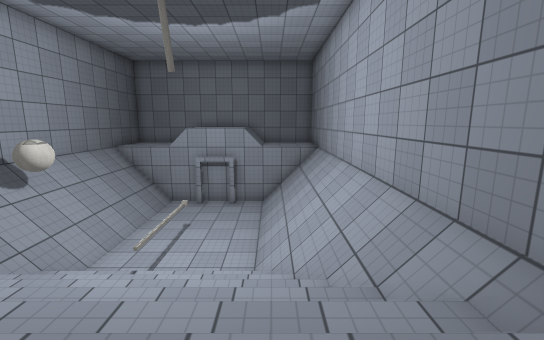
View 1 (above)

14 first-person views from a walk through a 3-D level made in the Unity game engine. The camera is 1.3 m above the floor, tilts 10° down and sees 90° across. The floor is counted in squares, 1 m on a side. Each view is taken from the middle of a square. On the plan, view 1 faces up. The plan holds only what a view shows up to about 13 squares ahead; the rest is blank. The place goes on beyond the plan. The player is left out. Surface patterns are stand-ins for the level's own textures.

View 2
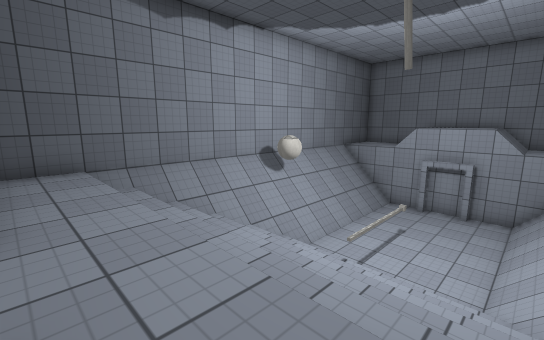

View 3
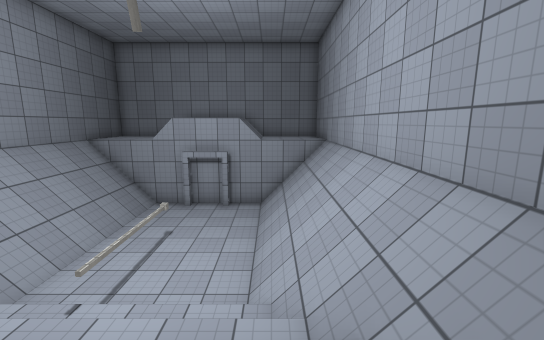

View 4
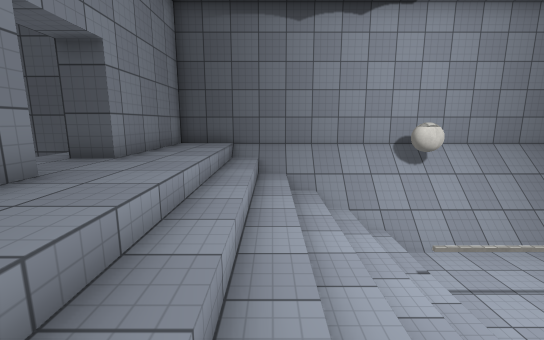

View 5
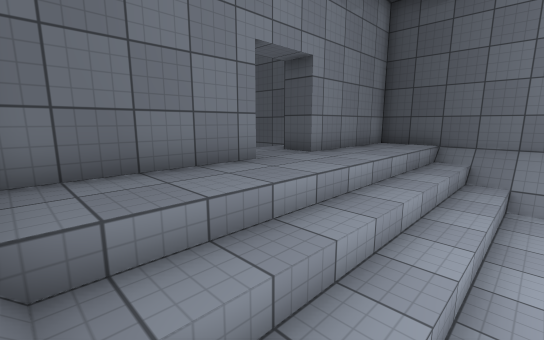

View 6
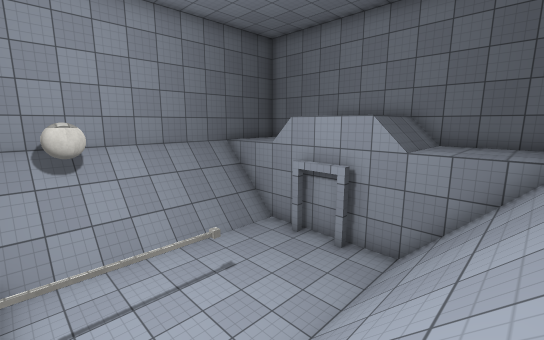

View 7
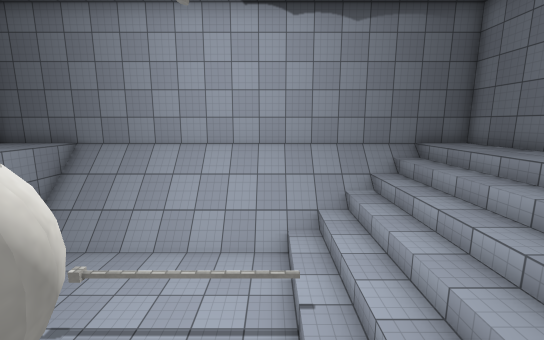

View 8
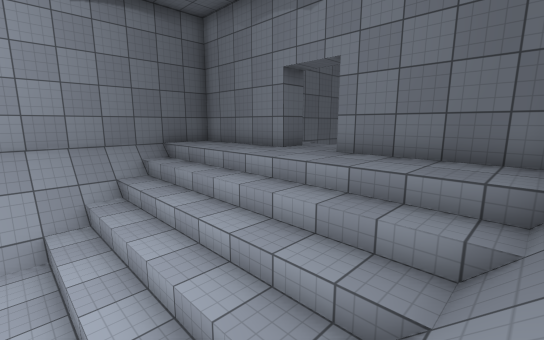

View 9
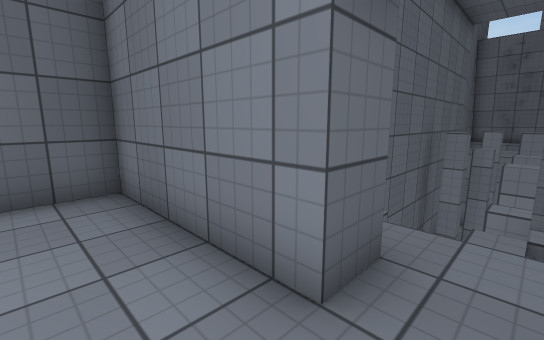

View 10
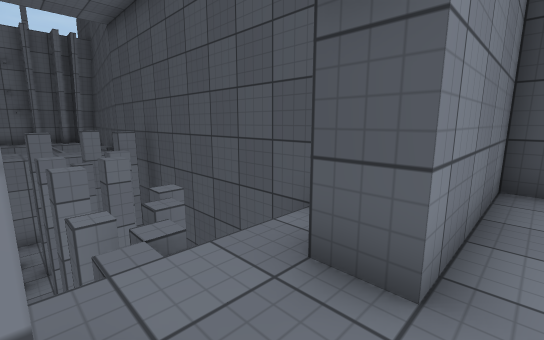

View 11
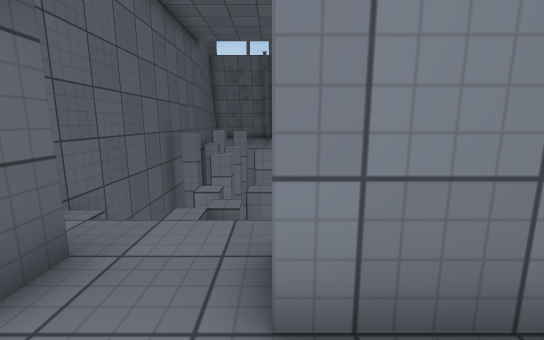

View 12
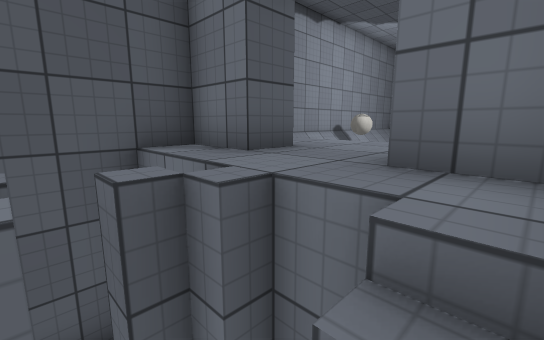

View 13
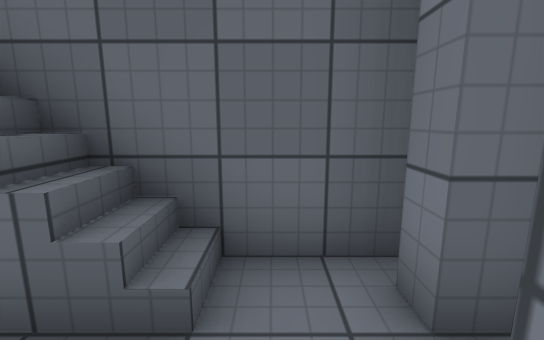

View 14
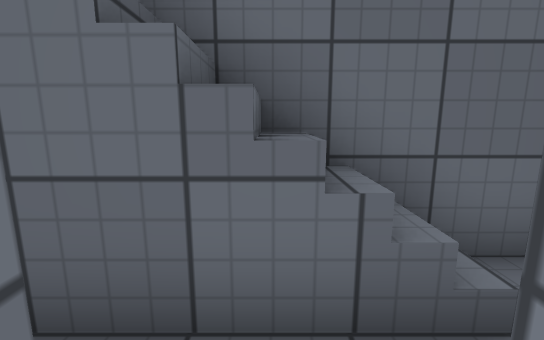

### Floor plan
Key: @ floor where view 1 was taken; # wall or solid block; . main floor; : floor 0.5 m higher than the main floor; + floor 1 m higher than the main floor; * floor 1.5 m higher than the main floor; % floor 2 m higher than the main floor; & floor 2.5 m higher than the main floor; $ floor 3 m higher than the main floor; / step, stairs or slope; B ball; O other object.
Columns run from 9 left of view 1 to 3 right of it. Each row starts with its distance up from view 1.
 17           ###
 16           $$#
 15 ###########/#
 14 #///.....///#
 13 #///.....///#
 12 #///.....///#
 11 #///.....///#
 10 #///..O..///#
  9 #/B/..O..///#
  8 #BB/..O..///#
  7 #///..O..///#
  6 #///:::::///#
  5 #//+++++++//#
  4 #//*******//#
  3 #/%%%%%%%%%/#
  2 #/&&&&&&&&&/#
  1 #$$$$$$$$$$$#
  0 #$$$$$$$$@$$#
 -1 ######$$#####
 -2    #$$$$$#
 -3    ####./#
 -4     ###./#
 -5       ../#
 -6        ./#
 -7      #...#
 -8      ##.##
 -9      #####

Positions as (right, up) in squares from view 1, and headings:
1: (0, 0), facing up
2: (0, 0), facing up-left
3: (0, 2), facing up
4: (2, 3), facing left
5: (2, 4), facing down-left
6: (2, 7), facing up-left
7: (-8, 7), facing right
8: (-8, 6), facing down-right
9: (-3, 1), facing down-right
10: (-2, 0), facing down-left
11: (-4, 1), facing down
12: (-1, -4), facing up-left
13: (-3, -7), facing right
14: (-3, -5), facing right
